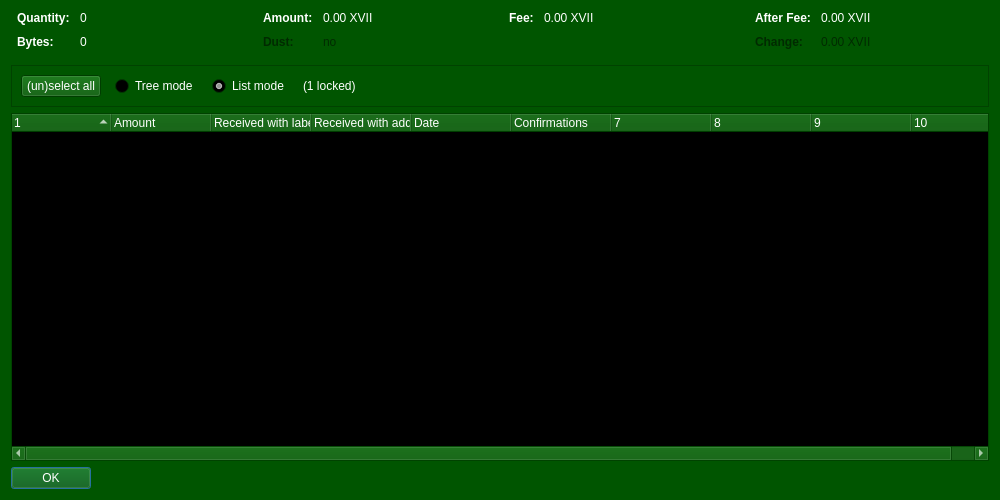
<?xml version="1.0" encoding="UTF-8"?>
<ui version="4.0">
 <class>CoinControlDialog</class>
 <widget class="QDialog" name="CoinControlDialog">
  <property name="geometry">
   <rect>
    <x>0</x>
    <y>0</y>
    <width>1000</width>
    <height>500</height>
   </rect>
  </property>
  <property name="palette">
   <palette>
    <active>
     <colorrole role="WindowText">
      <brush brushstyle="SolidPattern">
       <color alpha="255">
        <red>255</red>
        <green>255</green>
        <blue>255</blue>
       </color>
      </brush>
     </colorrole>
     <colorrole role="Button">
      <brush brushstyle="SolidPattern">
       <color alpha="255">
        <red>0</red>
        <green>85</green>
        <blue>0</blue>
       </color>
      </brush>
     </colorrole>
     <colorrole role="Light">
      <brush brushstyle="SolidPattern">
       <color alpha="255">
        <red>0</red>
        <green>127</green>
        <blue>0</blue>
       </color>
      </brush>
     </colorrole>
     <colorrole role="Midlight">
      <brush brushstyle="SolidPattern">
       <color alpha="255">
        <red>0</red>
        <green>106</green>
        <blue>0</blue>
       </color>
      </brush>
     </colorrole>
     <colorrole role="Dark">
      <brush brushstyle="SolidPattern">
       <color alpha="255">
        <red>0</red>
        <green>42</green>
        <blue>0</blue>
       </color>
      </brush>
     </colorrole>
     <colorrole role="Mid">
      <brush brushstyle="SolidPattern">
       <color alpha="255">
        <red>0</red>
        <green>56</green>
        <blue>0</blue>
       </color>
      </brush>
     </colorrole>
     <colorrole role="Text">
      <brush brushstyle="SolidPattern">
       <color alpha="255">
        <red>255</red>
        <green>255</green>
        <blue>255</blue>
       </color>
      </brush>
     </colorrole>
     <colorrole role="BrightText">
      <brush brushstyle="SolidPattern">
       <color alpha="255">
        <red>255</red>
        <green>255</green>
        <blue>255</blue>
       </color>
      </brush>
     </colorrole>
     <colorrole role="ButtonText">
      <brush brushstyle="SolidPattern">
       <color alpha="255">
        <red>255</red>
        <green>255</green>
        <blue>255</blue>
       </color>
      </brush>
     </colorrole>
     <colorrole role="Base">
      <brush brushstyle="SolidPattern">
       <color alpha="255">
        <red>0</red>
        <green>0</green>
        <blue>0</blue>
       </color>
      </brush>
     </colorrole>
     <colorrole role="Window">
      <brush brushstyle="SolidPattern">
       <color alpha="255">
        <red>0</red>
        <green>85</green>
        <blue>0</blue>
       </color>
      </brush>
     </colorrole>
     <colorrole role="Shadow">
      <brush brushstyle="SolidPattern">
       <color alpha="255">
        <red>0</red>
        <green>0</green>
        <blue>0</blue>
       </color>
      </brush>
     </colorrole>
     <colorrole role="AlternateBase">
      <brush brushstyle="SolidPattern">
       <color alpha="255">
        <red>0</red>
        <green>42</green>
        <blue>0</blue>
       </color>
      </brush>
     </colorrole>
     <colorrole role="ToolTipBase">
      <brush brushstyle="SolidPattern">
       <color alpha="255">
        <red>255</red>
        <green>255</green>
        <blue>220</blue>
       </color>
      </brush>
     </colorrole>
     <colorrole role="ToolTipText">
      <brush brushstyle="SolidPattern">
       <color alpha="255">
        <red>0</red>
        <green>0</green>
        <blue>0</blue>
       </color>
      </brush>
     </colorrole>
     <colorrole role="PlaceholderText">
      <brush brushstyle="SolidPattern">
       <color alpha="128">
        <red>255</red>
        <green>255</green>
        <blue>255</blue>
       </color>
      </brush>
     </colorrole>
    </active>
    <inactive>
     <colorrole role="WindowText">
      <brush brushstyle="SolidPattern">
       <color alpha="255">
        <red>255</red>
        <green>255</green>
        <blue>255</blue>
       </color>
      </brush>
     </colorrole>
     <colorrole role="Button">
      <brush brushstyle="SolidPattern">
       <color alpha="255">
        <red>0</red>
        <green>85</green>
        <blue>0</blue>
       </color>
      </brush>
     </colorrole>
     <colorrole role="Light">
      <brush brushstyle="SolidPattern">
       <color alpha="255">
        <red>0</red>
        <green>127</green>
        <blue>0</blue>
       </color>
      </brush>
     </colorrole>
     <colorrole role="Midlight">
      <brush brushstyle="SolidPattern">
       <color alpha="255">
        <red>0</red>
        <green>106</green>
        <blue>0</blue>
       </color>
      </brush>
     </colorrole>
     <colorrole role="Dark">
      <brush brushstyle="SolidPattern">
       <color alpha="255">
        <red>0</red>
        <green>42</green>
        <blue>0</blue>
       </color>
      </brush>
     </colorrole>
     <colorrole role="Mid">
      <brush brushstyle="SolidPattern">
       <color alpha="255">
        <red>0</red>
        <green>56</green>
        <blue>0</blue>
       </color>
      </brush>
     </colorrole>
     <colorrole role="Text">
      <brush brushstyle="SolidPattern">
       <color alpha="255">
        <red>255</red>
        <green>255</green>
        <blue>255</blue>
       </color>
      </brush>
     </colorrole>
     <colorrole role="BrightText">
      <brush brushstyle="SolidPattern">
       <color alpha="255">
        <red>255</red>
        <green>255</green>
        <blue>255</blue>
       </color>
      </brush>
     </colorrole>
     <colorrole role="ButtonText">
      <brush brushstyle="SolidPattern">
       <color alpha="255">
        <red>255</red>
        <green>255</green>
        <blue>255</blue>
       </color>
      </brush>
     </colorrole>
     <colorrole role="Base">
      <brush brushstyle="SolidPattern">
       <color alpha="255">
        <red>0</red>
        <green>0</green>
        <blue>0</blue>
       </color>
      </brush>
     </colorrole>
     <colorrole role="Window">
      <brush brushstyle="SolidPattern">
       <color alpha="255">
        <red>0</red>
        <green>85</green>
        <blue>0</blue>
       </color>
      </brush>
     </colorrole>
     <colorrole role="Shadow">
      <brush brushstyle="SolidPattern">
       <color alpha="255">
        <red>0</red>
        <green>0</green>
        <blue>0</blue>
       </color>
      </brush>
     </colorrole>
     <colorrole role="AlternateBase">
      <brush brushstyle="SolidPattern">
       <color alpha="255">
        <red>0</red>
        <green>42</green>
        <blue>0</blue>
       </color>
      </brush>
     </colorrole>
     <colorrole role="ToolTipBase">
      <brush brushstyle="SolidPattern">
       <color alpha="255">
        <red>255</red>
        <green>255</green>
        <blue>220</blue>
       </color>
      </brush>
     </colorrole>
     <colorrole role="ToolTipText">
      <brush brushstyle="SolidPattern">
       <color alpha="255">
        <red>0</red>
        <green>0</green>
        <blue>0</blue>
       </color>
      </brush>
     </colorrole>
     <colorrole role="PlaceholderText">
      <brush brushstyle="SolidPattern">
       <color alpha="128">
        <red>255</red>
        <green>255</green>
        <blue>255</blue>
       </color>
      </brush>
     </colorrole>
    </inactive>
    <disabled>
     <colorrole role="WindowText">
      <brush brushstyle="SolidPattern">
       <color alpha="255">
        <red>0</red>
        <green>42</green>
        <blue>0</blue>
       </color>
      </brush>
     </colorrole>
     <colorrole role="Button">
      <brush brushstyle="SolidPattern">
       <color alpha="255">
        <red>0</red>
        <green>85</green>
        <blue>0</blue>
       </color>
      </brush>
     </colorrole>
     <colorrole role="Light">
      <brush brushstyle="SolidPattern">
       <color alpha="255">
        <red>0</red>
        <green>127</green>
        <blue>0</blue>
       </color>
      </brush>
     </colorrole>
     <colorrole role="Midlight">
      <brush brushstyle="SolidPattern">
       <color alpha="255">
        <red>0</red>
        <green>106</green>
        <blue>0</blue>
       </color>
      </brush>
     </colorrole>
     <colorrole role="Dark">
      <brush brushstyle="SolidPattern">
       <color alpha="255">
        <red>0</red>
        <green>42</green>
        <blue>0</blue>
       </color>
      </brush>
     </colorrole>
     <colorrole role="Mid">
      <brush brushstyle="SolidPattern">
       <color alpha="255">
        <red>0</red>
        <green>56</green>
        <blue>0</blue>
       </color>
      </brush>
     </colorrole>
     <colorrole role="Text">
      <brush brushstyle="SolidPattern">
       <color alpha="255">
        <red>0</red>
        <green>42</green>
        <blue>0</blue>
       </color>
      </brush>
     </colorrole>
     <colorrole role="BrightText">
      <brush brushstyle="SolidPattern">
       <color alpha="255">
        <red>255</red>
        <green>255</green>
        <blue>255</blue>
       </color>
      </brush>
     </colorrole>
     <colorrole role="ButtonText">
      <brush brushstyle="SolidPattern">
       <color alpha="255">
        <red>0</red>
        <green>42</green>
        <blue>0</blue>
       </color>
      </brush>
     </colorrole>
     <colorrole role="Base">
      <brush brushstyle="SolidPattern">
       <color alpha="255">
        <red>0</red>
        <green>85</green>
        <blue>0</blue>
       </color>
      </brush>
     </colorrole>
     <colorrole role="Window">
      <brush brushstyle="SolidPattern">
       <color alpha="255">
        <red>0</red>
        <green>85</green>
        <blue>0</blue>
       </color>
      </brush>
     </colorrole>
     <colorrole role="Shadow">
      <brush brushstyle="SolidPattern">
       <color alpha="255">
        <red>0</red>
        <green>0</green>
        <blue>0</blue>
       </color>
      </brush>
     </colorrole>
     <colorrole role="AlternateBase">
      <brush brushstyle="SolidPattern">
       <color alpha="255">
        <red>0</red>
        <green>85</green>
        <blue>0</blue>
       </color>
      </brush>
     </colorrole>
     <colorrole role="ToolTipBase">
      <brush brushstyle="SolidPattern">
       <color alpha="255">
        <red>255</red>
        <green>255</green>
        <blue>220</blue>
       </color>
      </brush>
     </colorrole>
     <colorrole role="ToolTipText">
      <brush brushstyle="SolidPattern">
       <color alpha="255">
        <red>0</red>
        <green>0</green>
        <blue>0</blue>
       </color>
      </brush>
     </colorrole>
     <colorrole role="PlaceholderText">
      <brush brushstyle="SolidPattern">
       <color alpha="128">
        <red>255</red>
        <green>255</green>
        <blue>255</blue>
       </color>
      </brush>
     </colorrole>
    </disabled>
   </palette>
  </property>
  <property name="windowTitle">
   <string>Coin Selection</string>
  </property>
  <layout class="QVBoxLayout" name="verticalLayout">
   <item>
    <layout class="QHBoxLayout" name="horizontalLayoutTop" stretch="0,0,0,0">
     <property name="topMargin">
      <number>0</number>
     </property>
     <property name="bottomMargin">
      <number>10</number>
     </property>
     <item>
      <layout class="QFormLayout" name="formLayoutCoinControl1">
       <property name="horizontalSpacing">
        <number>10</number>
       </property>
       <property name="verticalSpacing">
        <number>10</number>
       </property>
       <property name="leftMargin">
        <number>6</number>
       </property>
       <property name="rightMargin">
        <number>6</number>
       </property>
       <item row="0" column="0">
        <widget class="QLabel" name="labelCoinControlQuantityText">
         <property name="font">
          <font>
           <weight>75</weight>
           <bold>true</bold>
          </font>
         </property>
         <property name="text">
          <string>Quantity:</string>
         </property>
        </widget>
       </item>
       <item row="0" column="1">
        <widget class="QLabel" name="labelCoinControlQuantity">
         <property name="cursor">
          <cursorShape>IBeamCursor</cursorShape>
         </property>
         <property name="contextMenuPolicy">
          <enum>Qt::ActionsContextMenu</enum>
         </property>
         <property name="text">
          <string notr="true">0</string>
         </property>
         <property name="textInteractionFlags">
          <set>Qt::LinksAccessibleByMouse|Qt::TextSelectableByKeyboard|Qt::TextSelectableByMouse</set>
         </property>
        </widget>
       </item>
       <item row="1" column="0">
        <widget class="QLabel" name="labelCoinControlBytesText">
         <property name="font">
          <font>
           <weight>75</weight>
           <bold>true</bold>
          </font>
         </property>
         <property name="text">
          <string>Bytes:</string>
         </property>
        </widget>
       </item>
       <item row="1" column="1">
        <widget class="QLabel" name="labelCoinControlBytes">
         <property name="cursor">
          <cursorShape>IBeamCursor</cursorShape>
         </property>
         <property name="contextMenuPolicy">
          <enum>Qt::ActionsContextMenu</enum>
         </property>
         <property name="text">
          <string notr="true">0</string>
         </property>
         <property name="textInteractionFlags">
          <set>Qt::LinksAccessibleByMouse|Qt::TextSelectableByKeyboard|Qt::TextSelectableByMouse</set>
         </property>
        </widget>
       </item>
      </layout>
     </item>
     <item>
      <layout class="QFormLayout" name="formLayoutCoinControl2">
       <property name="horizontalSpacing">
        <number>10</number>
       </property>
       <property name="verticalSpacing">
        <number>10</number>
       </property>
       <property name="leftMargin">
        <number>6</number>
       </property>
       <property name="rightMargin">
        <number>6</number>
       </property>
       <item row="0" column="0">
        <widget class="QLabel" name="labelCoinControlAmountText">
         <property name="font">
          <font>
           <weight>75</weight>
           <bold>true</bold>
          </font>
         </property>
         <property name="text">
          <string>Amount:</string>
         </property>
        </widget>
       </item>
       <item row="0" column="1">
        <widget class="QLabel" name="labelCoinControlAmount">
         <property name="cursor">
          <cursorShape>IBeamCursor</cursorShape>
         </property>
         <property name="contextMenuPolicy">
          <enum>Qt::ActionsContextMenu</enum>
         </property>
         <property name="text">
          <string notr="true">0.00 XVII</string>
         </property>
         <property name="textInteractionFlags">
          <set>Qt::LinksAccessibleByMouse|Qt::TextSelectableByKeyboard|Qt::TextSelectableByMouse</set>
         </property>
        </widget>
       </item>
       <item row="1" column="0">
        <widget class="QLabel" name="labelCoinControlLowOutputText">
         <property name="enabled">
          <bool>false</bool>
         </property>
         <property name="font">
          <font>
           <weight>75</weight>
           <bold>true</bold>
          </font>
         </property>
         <property name="text">
          <string>Dust:</string>
         </property>
        </widget>
       </item>
       <item row="1" column="1">
        <widget class="QLabel" name="labelCoinControlLowOutput">
         <property name="enabled">
          <bool>false</bool>
         </property>
         <property name="cursor">
          <cursorShape>IBeamCursor</cursorShape>
         </property>
         <property name="contextMenuPolicy">
          <enum>Qt::ActionsContextMenu</enum>
         </property>
         <property name="text">
          <string notr="true">no</string>
         </property>
         <property name="textInteractionFlags">
          <set>Qt::LinksAccessibleByMouse|Qt::TextSelectableByKeyboard|Qt::TextSelectableByMouse</set>
         </property>
        </widget>
       </item>
      </layout>
     </item>
     <item>
      <layout class="QFormLayout" name="formLayoutCoinControl3">
       <property name="horizontalSpacing">
        <number>10</number>
       </property>
       <property name="verticalSpacing">
        <number>10</number>
       </property>
       <property name="leftMargin">
        <number>6</number>
       </property>
       <property name="rightMargin">
        <number>6</number>
       </property>
       <item row="0" column="0">
        <widget class="QLabel" name="labelCoinControlFeeText">
         <property name="font">
          <font>
           <weight>75</weight>
           <bold>true</bold>
          </font>
         </property>
         <property name="text">
          <string>Fee:</string>
         </property>
        </widget>
       </item>
       <item row="0" column="1">
        <widget class="QLabel" name="labelCoinControlFee">
         <property name="cursor">
          <cursorShape>IBeamCursor</cursorShape>
         </property>
         <property name="contextMenuPolicy">
          <enum>Qt::ActionsContextMenu</enum>
         </property>
         <property name="text">
          <string notr="true">0.00 XVII</string>
         </property>
         <property name="textInteractionFlags">
          <set>Qt::LinksAccessibleByMouse|Qt::TextSelectableByKeyboard|Qt::TextSelectableByMouse</set>
         </property>
        </widget>
       </item>
      </layout>
     </item>
     <item>
      <layout class="QFormLayout" name="formLayoutCoinControl4">
       <property name="horizontalSpacing">
        <number>10</number>
       </property>
       <property name="verticalSpacing">
        <number>10</number>
       </property>
       <property name="leftMargin">
        <number>6</number>
       </property>
       <property name="rightMargin">
        <number>6</number>
       </property>
       <item row="0" column="0">
        <widget class="QLabel" name="labelCoinControlAfterFeeText">
         <property name="font">
          <font>
           <weight>75</weight>
           <bold>true</bold>
          </font>
         </property>
         <property name="text">
          <string>After Fee:</string>
         </property>
        </widget>
       </item>
       <item row="0" column="1">
        <widget class="QLabel" name="labelCoinControlAfterFee">
         <property name="cursor">
          <cursorShape>IBeamCursor</cursorShape>
         </property>
         <property name="contextMenuPolicy">
          <enum>Qt::ActionsContextMenu</enum>
         </property>
         <property name="text">
          <string notr="true">0.00 XVII</string>
         </property>
         <property name="textInteractionFlags">
          <set>Qt::LinksAccessibleByMouse|Qt::TextSelectableByKeyboard|Qt::TextSelectableByMouse</set>
         </property>
        </widget>
       </item>
       <item row="1" column="0">
        <widget class="QLabel" name="labelCoinControlChangeText">
         <property name="enabled">
          <bool>false</bool>
         </property>
         <property name="font">
          <font>
           <weight>75</weight>
           <bold>true</bold>
          </font>
         </property>
         <property name="text">
          <string>Change:</string>
         </property>
        </widget>
       </item>
       <item row="1" column="1">
        <widget class="QLabel" name="labelCoinControlChange">
         <property name="enabled">
          <bool>false</bool>
         </property>
         <property name="cursor">
          <cursorShape>IBeamCursor</cursorShape>
         </property>
         <property name="contextMenuPolicy">
          <enum>Qt::ActionsContextMenu</enum>
         </property>
         <property name="text">
          <string notr="true">0.00 XVII</string>
         </property>
         <property name="textInteractionFlags">
          <set>Qt::LinksAccessibleByMouse|Qt::TextSelectableByKeyboard|Qt::TextSelectableByMouse</set>
         </property>
        </widget>
       </item>
      </layout>
     </item>
    </layout>
   </item>
   <item>
    <widget class="QFrame" name="frame">
     <property name="minimumSize">
      <size>
       <width>0</width>
       <height>40</height>
      </size>
     </property>
     <property name="frameShape">
      <enum>QFrame::StyledPanel</enum>
     </property>
     <property name="frameShadow">
      <enum>QFrame::Sunken</enum>
     </property>
     <layout class="QHBoxLayout" name="horizontalLayout">
      <item>
       <layout class="QHBoxLayout" name="horizontalLayoutPanel" stretch="0,0,0,0,0">
        <property name="spacing">
         <number>14</number>
        </property>
        <item>
         <widget class="QPushButton" name="pushButtonSelectAll">
          <property name="sizePolicy">
           <sizepolicy hsizetype="Maximum" vsizetype="Fixed">
            <horstretch>0</horstretch>
            <verstretch>0</verstretch>
           </sizepolicy>
          </property>
          <property name="text">
           <string>(un)select all</string>
          </property>
          <property name="autoDefault">
           <bool>false</bool>
          </property>
         </widget>
        </item>
        <item>
         <widget class="QRadioButton" name="radioTreeMode">
          <property name="sizePolicy">
           <sizepolicy hsizetype="Maximum" vsizetype="Fixed">
            <horstretch>0</horstretch>
            <verstretch>0</verstretch>
           </sizepolicy>
          </property>
          <property name="text">
           <string>Tree mode</string>
          </property>
         </widget>
        </item>
        <item>
         <widget class="QRadioButton" name="radioListMode">
          <property name="sizePolicy">
           <sizepolicy hsizetype="Maximum" vsizetype="Fixed">
            <horstretch>0</horstretch>
            <verstretch>0</verstretch>
           </sizepolicy>
          </property>
          <property name="text">
           <string>List mode</string>
          </property>
          <property name="checked">
           <bool>true</bool>
          </property>
         </widget>
        </item>
        <item>
         <widget class="QLabel" name="labelLocked">
          <property name="text">
           <string notr="true">(1 locked)</string>
          </property>
         </widget>
        </item>
        <item>
         <spacer name="horizontalSpacer">
          <property name="orientation">
           <enum>Qt::Horizontal</enum>
          </property>
          <property name="sizeHint" stdset="0">
           <size>
            <width>40</width>
            <height>20</height>
           </size>
          </property>
         </spacer>
        </item>
       </layout>
      </item>
     </layout>
    </widget>
   </item>
   <item>
    <widget class="CoinControlTreeWidget" name="treeWidget">
     <property name="contextMenuPolicy">
      <enum>Qt::CustomContextMenu</enum>
     </property>
     <property name="sortingEnabled">
      <bool>false</bool>
     </property>
     <property name="columnCount">
      <number>10</number>
     </property>
     <attribute name="headerShowSortIndicator" stdset="0">
      <bool>true</bool>
     </attribute>
     <attribute name="headerStretchLastSection">
      <bool>false</bool>
     </attribute>
     <column>
      <property name="text">
       <string/>
      </property>
     </column>
     <column>
      <property name="text">
       <string>Amount</string>
      </property>
     </column>
     <column>
      <property name="text">
       <string>Received with label</string>
      </property>
     </column>
     <column>
      <property name="text">
       <string>Received with address</string>
      </property>
     </column>
     <column>
      <property name="text">
       <string>Date</string>
      </property>
     </column>
     <column>
      <property name="text">
       <string>Confirmations</string>
      </property>
      <property name="toolTip">
       <string>Confirmed</string>
      </property>
     </column>
     <column>
      <property name="text">
       <string/>
      </property>
     </column>
     <column>
      <property name="text">
       <string/>
      </property>
     </column>
     <column>
      <property name="text">
       <string/>
      </property>
     </column>
     <column>
      <property name="text">
       <string/>
      </property>
     </column>
    </widget>
   </item>
   <item>
    <widget class="QDialogButtonBox" name="buttonBox">
     <property name="sizePolicy">
      <sizepolicy hsizetype="Maximum" vsizetype="Fixed">
       <horstretch>0</horstretch>
       <verstretch>0</verstretch>
      </sizepolicy>
     </property>
     <property name="orientation">
      <enum>Qt::Horizontal</enum>
     </property>
     <property name="standardButtons">
      <set>QDialogButtonBox::Ok</set>
     </property>
    </widget>
   </item>
  </layout>
 </widget>
 <customwidgets>
  <customwidget>
   <class>CoinControlTreeWidget</class>
   <extends>QTreeWidget</extends>
   <header>coincontroltreewidget.h</header>
  </customwidget>
 </customwidgets>
 <resources/>
 <connections/>
</ui>
